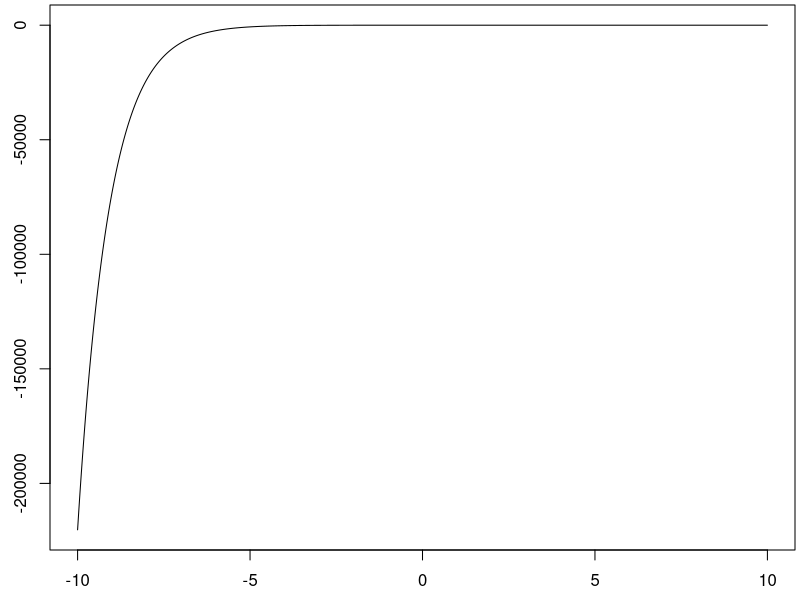
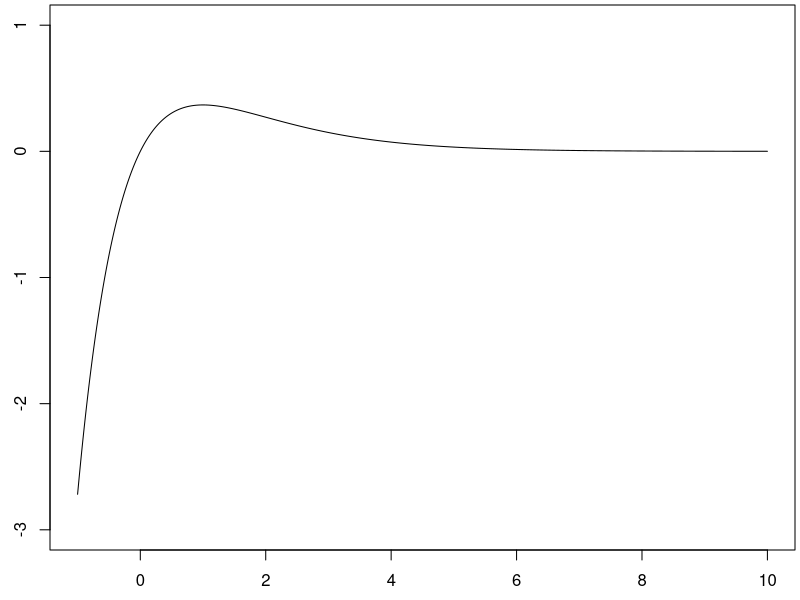
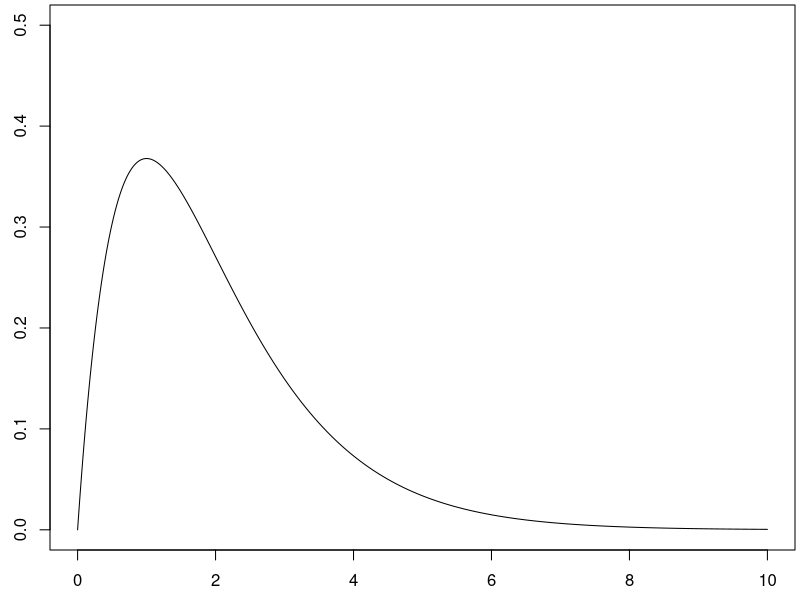
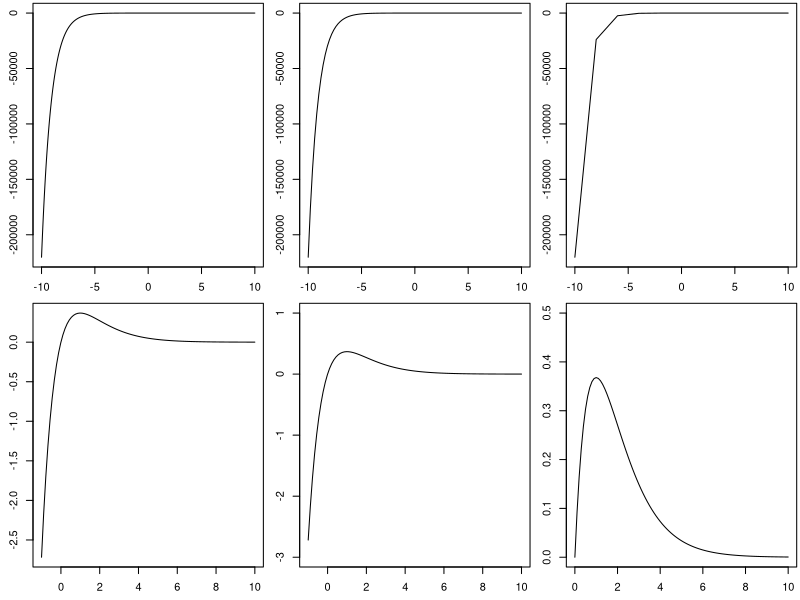
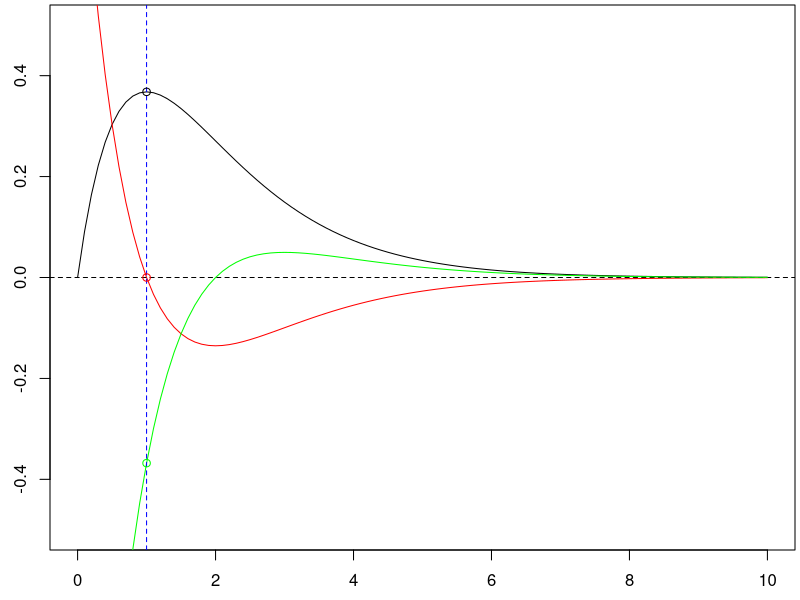
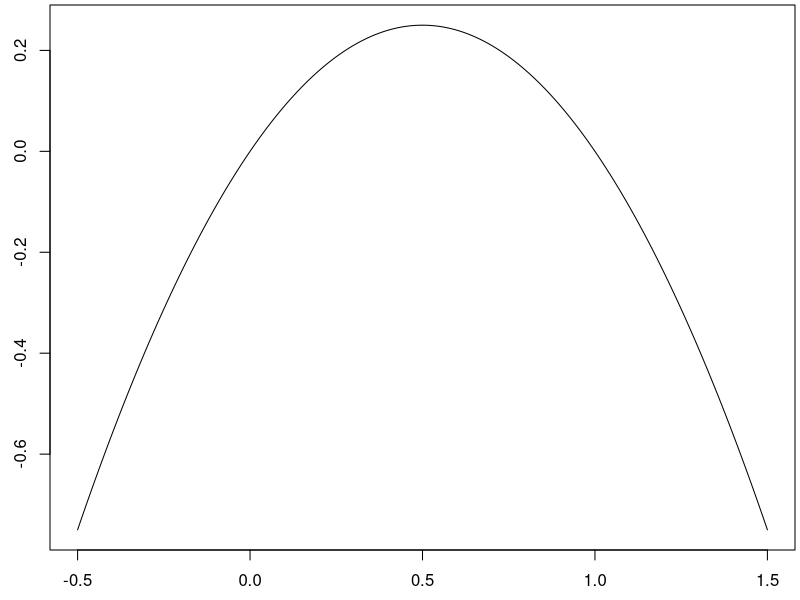

R code for these plots, in order: (Note: this script raises an error after producing the figures.)
########################
###f(x) = x*exp(-x)
########################
f <- function(x){x*exp(-x)}
Df <- function(x){1*exp(-x) - x*(exp(-x))}
D2f <- function(x){-2*exp(-x) + x*exp(-x)}

uniroot(Df,c(-10,10))$root
cv <- uniroot(Df,c(-10,10),tol=1e-12)$root
Df(cv)
Df(1)

D2f(1)
D2f(cv)
#OR
-2*exp(-1) + 1*exp(-1)

x <- seq(-10,10,0.001)
par(mar=c(2.5,2.5,0.25,0.25))
plot(x,f(x),type = "l")

x <- seq(-1,10,0.001)
par(mar=c(2.5,2.5,0.25,0.25))
plot(x,f(x),type = "l",xlim=c(-1,10),ylim=c(-3,1))

x <- seq(0,10,0.001)
par(mar=c(2.5,2.5,0.25,0.25))
plot(x,f(x),type = "l",xlim=c(0,10),ylim=c(0,0.5))

my_plot <- function(f,left_bound,right_bound,gap = (right_bound-left_bound)/100, mar = c(2.5,2.5,0.25,0.25), type = "l",... ){
  x <- seq(left_bound,right_bound,gap)
  par(mar=mar)
  plot(x,f(x),type = type,...)
}
my_lines <- function(f,left_bound,right_bound,gap = (right_bound-left_bound)/100, type = "l",... ){
  x <- seq(left_bound,right_bound,gap)
  lines(x,f(x),type = type,...)
}

par(mfrow=c(2,3))
my_plot(f,-10,10,0.001) #We specify plotting another point every 0.0001. 
my_plot(f,-10,10) #The default in our custom function uses 101 points. 
my_plot(f,-10,10,2) #We specify plotting another point every 2. 
my_plot(f,-1,10)
my_plot(f,-1,10,ylim=c(-3,1))
my_plot(f,0,10,ylim=c(0,0.5))

a<-0
b<-10
par(mfrow=c(1,1))
my_plot(f,a,b,ylim=c(-0.5,0.5))
my_lines(Df,a,b,col = "red")
abline(h=0, lty = 2)
my_lines(D2f,a,b, col = "green")
abline(v=cv,col="blue",lty = 2)
points(cv,f(cv))
points(cv,Df(cv),col="red")
points(cv,D2f(cv),col="green")





########################
###g(x) = x(1-x)
########################
#approximate zeros
dg <- function(x){1-2*x}
uniroot(dg,c(-10,10))$root
cv <- uniroot(dg,c(-10,10))$root

#use R as a calculator
#second derivative at critical values
g.2d <- function(x){rep(-2,length(x))}
g.2d(1/2)
g.2d(cv)


#use R to graph g
g <- function(x){x*(1-x)}
x <- seq(-0.5,1.5,0.001)
par(mar=c(2.5,2.5,0.25,0.25))
plot(x,g(x),type = "l")





########################
###h(x) = x^3 - x
########################
#approximate zeros
dh <- function(x){3*x^2-1}
cv <- uniroot(dh,c(-10,10))$root
cv.1 <- uniroot(dh,c(-10,0))$root
cv.2 <- uniroot(dh,c(0,10))$root

cv.1
-sqrt(1/3)
cv.2
sqrt(1/3)

#use R as a calculator
#second derivative at critical values
h.2d <- function(x){6*x}
h.2d(-sqrt(1/3))
h.2d(cv.1)
h.2d(sqrt(1/3))
h.2d(cv.2)

#use R to graph h
h <- function(x){x^3-x}
x <- seq(-2,2,0.001)
par(mar=c(2.5,2.5,0.25,0.25))
plot(x,h(x),type = "l")


#use R to graph h on the interval [-1,2]
h <- function(x){x^3-x}
x <- seq(-1,2,0.001)
par(mar=c(2.5,2.5,0.25,0.25))
plot(x,h(x),type = "l")

h(-1)
h(-sqrt(1/3))
h(cv.1)
h(sqrt(1/3))
h(cv.2)
h(2)